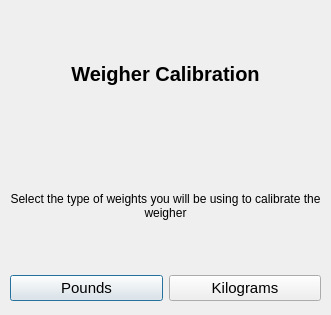
<?xml version="1.0" encoding="UTF-8"?>
<ui version="4.0">
 <class>calibrateTypePopup</class>
 <widget class="QDialog" name="calibrateTypePopup">
  <property name="windowModality">
   <enum>Qt::ApplicationModal</enum>
  </property>
  <property name="geometry">
   <rect>
    <x>0</x>
    <y>0</y>
    <width>331</width>
    <height>315</height>
   </rect>
  </property>
  <property name="windowTitle">
   <string>Dialog</string>
  </property>
  <property name="modal">
   <bool>true</bool>
  </property>
  <widget class="QWidget" name="verticalLayoutWidget">
   <property name="geometry">
    <rect>
     <x>10</x>
     <y>10</y>
     <width>311</width>
     <height>291</height>
    </rect>
   </property>
   <layout class="QVBoxLayout" name="verticalLayout">
    <item>
     <widget class="QLabel" name="label">
      <property name="font">
       <font>
        <pointsize>15</pointsize>
        <weight>75</weight>
        <bold>true</bold>
       </font>
      </property>
      <property name="text">
       <string>Weigher Calibration</string>
      </property>
      <property name="alignment">
       <set>Qt::AlignCenter</set>
      </property>
     </widget>
    </item>
    <item>
     <widget class="QLabel" name="label_2">
      <property name="text">
       <string>Select the type of weights you will be using to calibrate the weigher</string>
      </property>
      <property name="alignment">
       <set>Qt::AlignCenter</set>
      </property>
      <property name="wordWrap">
       <bool>true</bool>
      </property>
     </widget>
    </item>
    <item>
     <layout class="QHBoxLayout" name="horizontalLayout_2">
      <item>
       <widget class="QPushButton" name="btnPounds">
        <property name="font">
         <font>
          <pointsize>11</pointsize>
         </font>
        </property>
        <property name="text">
         <string>Pounds</string>
        </property>
        <property name="flat">
         <bool>false</bool>
        </property>
       </widget>
      </item>
      <item>
       <widget class="QPushButton" name="btnKilograms">
        <property name="font">
         <font>
          <pointsize>11</pointsize>
         </font>
        </property>
        <property name="text">
         <string>Kilograms</string>
        </property>
       </widget>
      </item>
     </layout>
    </item>
   </layout>
  </widget>
 </widget>
 <resources/>
 <connections/>
</ui>
